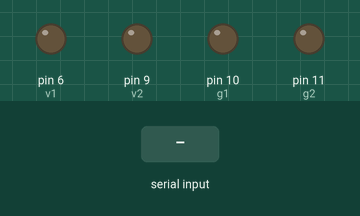
A sketch run on a simulated Arduino Uno, built with avr-gcc and run on an emulated ATmega328P. Shown: output pins drawn as LEDs (lit = HIGH). The test bench sets the inputs (shaded band).

Above: at 1.2 s.
1.3 s: "0" received over Serial
At 1.4 s:
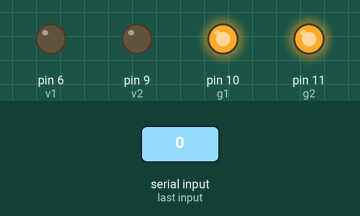
3.0 s: "1" received over Serial
At 3.1 s:
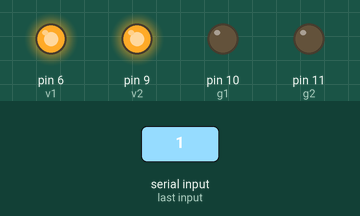
Timing chart, 0 to 6.0 s (numbered marks = the images above; inputs shaded):
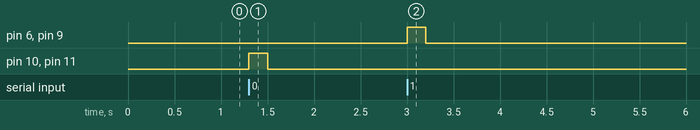

Measured:
- after the input at 1.3 s, pin 10 (g1), pin 11 (g2): LOW → HIGH at once, → LOW 0.20 s later
- after the input at 3.0 s, pin 6 (v1), pin 9 (v2): LOW → HIGH at once, → LOW 0.20 s later

The sketch:

webcam.ino
```cpp
const int v1 = 6;
const int g1 = 10;
const int v2 = 9;
const int g2 = 11;
// the setup routine runs once when you press reset:
void setup() {
  // initialize serial communication at 9600 bits per second:
  pinMode(v1, OUTPUT);
pinMode(g1, OUTPUT);
  pinMode(v2, OUTPUT);
pinMode(g2, OUTPUT);
  Serial.begin(9600);
}

// the loop routine runs over and over again forever:
void loop() {
  if(Serial.available()){
    if(Serial.read() == '0')
    {
      moveb();
    } else {
      movef();
    }
  }

}
void movef(){
  digitalWrite(v2,HIGH);
  digitalWrite(g2,LOW);
  digitalWrite(v1,HIGH);
  digitalWrite(g1,LOW);
  delay(200);
  digitalWrite(v2,LOW);
  digitalWrite(g2,LOW);
  digitalWrite(v1,LOW);
  digitalWrite(g1,LOW);
}

void moveb(){
  digitalWrite(v1,LOW);
  digitalWrite(g1,HIGH);
  digitalWrite(v2,LOW);
  digitalWrite(g2,HIGH);
  delay(200);
  digitalWrite(v2,LOW);
  digitalWrite(g2,LOW);
  digitalWrite(v1,LOW);
  digitalWrite(g1,LOW);
}
```
